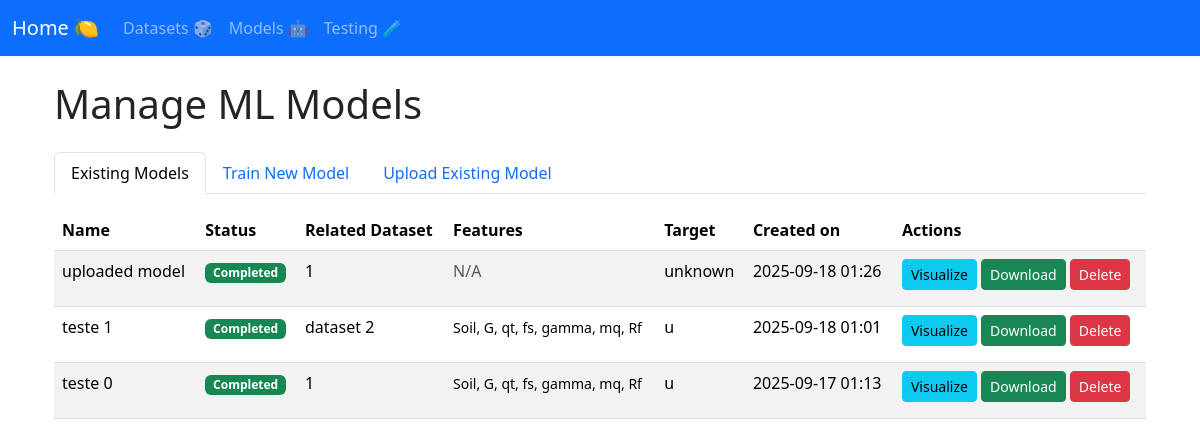
/manage_MLmodels/, run on an earlier commit of the app's database.
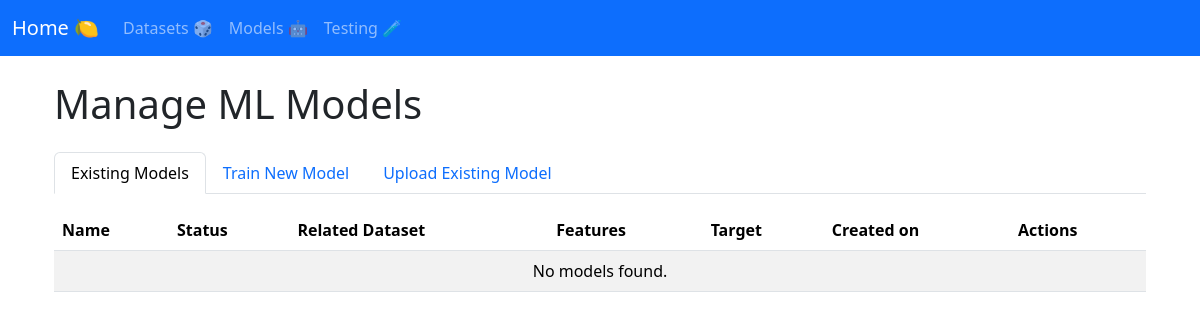
And on a later commit of the database.
### manage_MLmodels/models.py (models this page shows, shortened)
class MLModel(models.Model):
    file = models.FileField(
        upload_to="MLmodels/",
        help_text="The ZIP file containing the model on Autogluon format",
        blank=True,
        null=True,
    )
    name = models.CharField(max_length=100, help_text="Name of the model")
    description = models.TextField(
        blank=True,
        null=True,
        help_text="A brief description about the model and it's purpouse",
    )
    related_dataset = models.ForeignKey(
        "manage_datasets.Dataset", on_delete=models.SET_NULL, null=True, blank=True
    )
    features = models.JSONField(
        help_text="List of features used by the model", blank=True, null=True
    )
    target = models.CharField(max_length=100, help_text="Target variable name")
    model_type = models.CharField(
        max_length=100,
        default="TabularPredictor",
        help_text="Type of model, e.g., TabularPredictor",
    )
    STATUS_CHOICES = [
        ("TRAINING", "Training"),
        ("COMPLETED", "Completed"),
        ("FAILED", "Failed"),
    ]
    status = models.CharField(
        max_length=10,
        choices=STATUS_CHOICES,
        default="COMPLETED",
        help_text="The current status of the model.",
    )
    date = models.DateTimeField(
        auto_now_add=True, help_text="Date and time when the dataset was uploaded"
    )
    uploaded_by = models.ForeignKey(
        User,
        on_delete=models.SET_NULL,
        blank=True,
        null=True,
        help_text="User who uploaded the model",
    )
    is_evaluated = models.BooleanField(
        default=False, help_text="Indicates if the model has been evaluated."
    )
    evaluation_date = models.DateTimeField(
        blank=True,
        null=True,
        help_text="Date and time when the model was last evaluated.",
    )
    evaluation_metrics = models.JSONField(
        blank=True,
        null=True,
        help_text="Key-value pairs of evaluation metrics (e.g., accuracy, F1-score).",
    )
    evaluation_plots = models.JSONField(
        blank=True,
        null=True,
        help_text="Cached plots from model evaluation or prediction simulations.",
    )

### manage_datasets/models.py (models this page shows)
class Dataset(models.Model):
    file = models.FileField(
        upload_to="datasets/", help_text="The CSV file containing the dataset"
    )
    name = models.CharField(max_length=100, help_text="Name of the dataset")
    separator = models.CharField(
        max_length=10,
        default=",",
        help_text="Separator used in the CSV file (e.g., ',', ';', '\t')",
    )
    encoding = models.CharField(
        max_length=20,
        default="utf-8",
        help_text="Encoding of the CSV file (e.g., 'utf-8', 'latin-1')",
    )
    description = models.TextField(
        blank=True, null=True, help_text="A brief description of the dataset's contents"
    )
    date = models.DateTimeField(
        auto_now_add=True, help_text="Date and time when the dataset was uploaded"
    )
    n_rows = models.IntegerField(default=0, help_text="Number of rows in the dataset")
    columns = models.JSONField(
        help_text="JSON representation of the column names and their data types"
    )
    n_columns = models.IntegerField(
        default=0, help_text="Number of columns in the dataset"
    )
    uploaded_by = models.ForeignKey(
        User,
        on_delete=models.SET_NULL,
        blank=True,
        null=True,
        help_text="User who uploaded the dataset",
    )
    plots_context = models.JSONField(
        blank=True, null=True, help_text="Cached plots for visualization"
    )
    stats_context = models.JSONField(
        blank=True, null=True, help_text="Cached stats for visualization"
    )
    head_context = models.TextField(
        blank=True,
        null=True,
        help_text="Cached HTML for the head of the dataset for visualization",
    )
    def __str__(self):
        return str(self.name)

### manage_MLmodels/views.py (the view, shortened to what this page needs)
# urls.py: path("", include("manage_MLmodels.urls")),
def manage_MLmodels(request):
    upload_form = None
    train_form = None
    selected_target = ""
    selected_features = []
    upload_form = upload_form or UploadMLModelForm(prefix="upload")
    if train_form is None:
        dataset_id = request.GET.get("train-dataset")
        if dataset_id:
            try:
                dataset = Dataset.objects.get(pk=dataset_id)
                columns = (
                    list(dataset.columns.keys())
                    if isinstance(dataset.columns, dict)
                    else list(dataset.columns or [])
                )
                choices = [
                    (c, c) for c in columns
                ]  # Instantiate with the dataset's initial value to show the select already with a value
                train_form = TrainMLModelForm(
                    prefix="train", initial={"dataset": dataset}
                )
                train_form.fields["target"].choices = choices
                train_form.fields["features"].choices = choices
            except Dataset.DoesNotExist:
                train_form = TrainMLModelForm(prefix="train")
        else:
            train_form = TrainMLModelForm(prefix="train")
    selected_features_json = json.dumps(selected_features)
    models = MLModel.objects.all().order_by("-date")
    context = {
        "models": models,
        "upload_form": upload_form,
        "train_form": train_form,
        "selected_target": selected_target,
        "selected_features_json": selected_features_json,
    }
    return render(request, "manage_MLmodels.html", context)

### templates/manage_MLmodels.html (shortened to what this page needs)
{% extends "base.html" %}
{% block content %}
<div class="container mt-4">
    <h1 class="mb-4">Manage ML Models</h1>
    <ul class="nav nav-tabs" id="modelTabs" role="tablist">
        <li class="nav-item" role="presentation">
            <button class="nav-link active" id="list-tab" data-bs-toggle="tab" data-bs-target="#list-panel" type="button" role="tab" aria-controls="list-panel" aria-selected="true">Existing Models</button>
        </li>
        <li class="nav-item" role="presentation">
            <button class="nav-link" id="train-tab" data-bs-toggle="tab" data-bs-target="#train-panel" type="button" role="tab" aria-controls="train-panel" aria-selected="false">Train New Model</button>
        </li>
        <li class="nav-item" role="presentation">
            <button class="nav-link" id="upload-tab" data-bs-toggle="tab" data-bs-target="#upload-panel" type="button" role="tab" aria-controls="upload-panel" aria-selected="false">Upload Existing Model</button>
        </li>
    </ul>
    <div class="tab-content" id="modelTabsContent">
        <div class="tab-pane fade show active" id="list-panel" role="tabpanel" aria-labelledby="list-tab">
            <div class="table-responsive mt-3">
                <table class="table table-striped table-hover">
                    <thead>
                        <tr>
                            <th scope="col">Name</th>
                            <th scope="col">Status</th>
                            <th scope="col">Related Dataset</th>
                            <th scope="col">Features</th>
                            <th scope="col">Target</th>
                            <th scope="col">Created on</th>
                            <th scope="col">Actions</th>
                        </tr>
                    </thead>
                    <tbody>
                        {% for model in models %}
                        <tr id="model-row-{{ model.id }}" {% if model.status == 'TRAINING' %}data-is-training="true"{% endif %}>
                            {% include "_MLmodel_row_partial.html" %}
                        </tr>
                        {% empty %}
                        <tr>
                            <td colspan="7" class="text-center">No models found.</td>
                        </tr>
                        {% endfor %}
                    </tbody>
                </table>
            </div>
        </div>
    </div>
</div>
{% endblock %}

### templates/_MLmodel_row_partial.html (shortened to what this page needs)
<td>{{ model.name }}</td>
<td>
    {% if model.status == 'TRAINING' %}
        <span class="badge bg-warning text-dark">{{ model.get_status_display }} <span class="spinner-border spinner-border-sm" role="status" aria-hidden="true"></span></span>
    {% elif model.status == 'COMPLETED' %}
        <span class="badge bg-success">{{ model.get_status_display }}</span>
    {% elif model.status == 'FAILED' %}
        <span class="badge bg-danger">{{ model.get_status_display }}</span>
    {% else %}
        <span class="badge bg-secondary">{{ model.get_status_display }}</span>
    {% endif %}
</td>
<td>{{ model.related_dataset.name|default:"N/A" }}</td>
<td>
    {% if model.features %}
        <small>{{ model.features|join:", " }}</small>
    {% else %}
        <span class="text-muted">N/A</span>
    {% endif %}
</td>
<td>{{ model.target|default_if_none:"N/A" }}</td>
<td>{{ model.date|date:"Y-m-d H:i" }}</td>
<td>
    <a href="{% url 'visualize_MLmodel_view' model.id %}"
        class="btn btn-sm btn-info mb-2 visualize-btn"
        >
        Visualize
    </a>
    {% if model.file %}
    <a href="{% url 'download_MLmodel_view' model.id %}"
        class="btn btn-sm btn-success mb-2">
        Download
    </a>
    {% endif %}
    <a href="{% url 'delete_MLmodel_view' model.id %}"
        class="btn btn-sm btn-danger mb-2"
        onclick="return confirm('Are you sure you want to delete this model?');">
        Delete
    </a>
</td>

What changed in the data, as far as the page shows it:
removed MLModel: name "uploaded model", status "Completed", related_dataset.name "1", shows "N/A", target "unknown", date "2025-09-18 01:26", shows "Download"
removed MLModel: name "teste 1", status "Completed", related_dataset.name "dataset 2", features "Soil, G, qt, fs, gamma, mq, Rf", target "u", date "2025-09-18 01:01", shows "Download"
removed MLModel: name "teste 0", status "Completed", related_dataset.name "1", features "Soil, G, qt, fs, gamma, mq, Rf", target "u", date "2025-09-17 01:13", shows "Download"
Also different on the page:
text now shown: "No models found."
